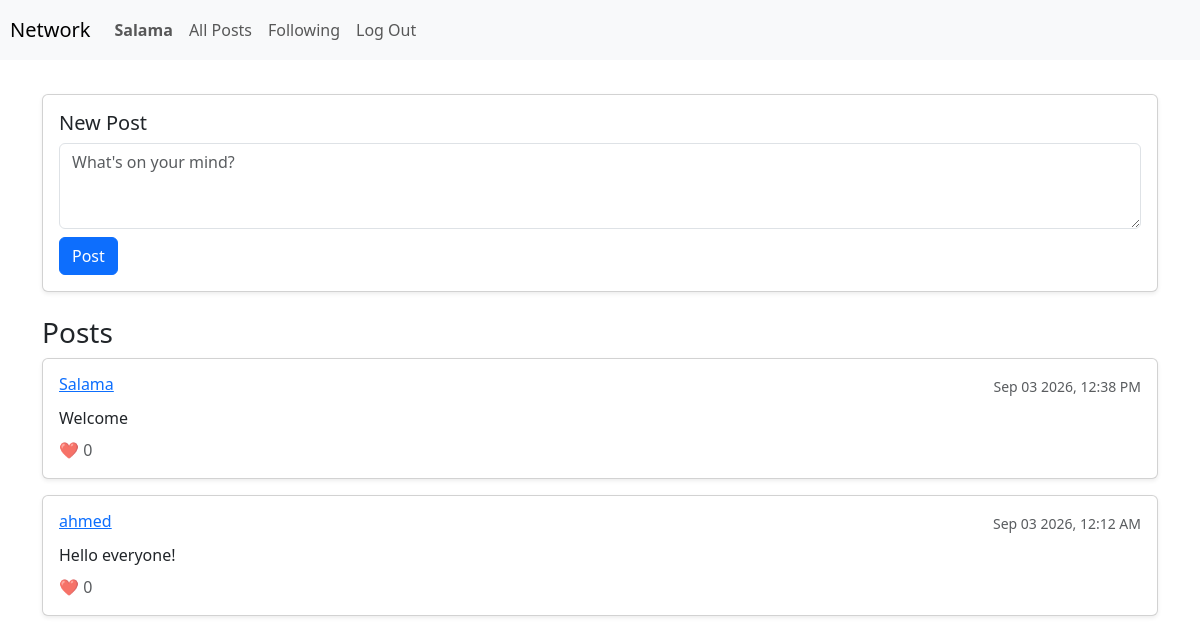
Screenshot of / (signed in) with the database file from the repository.
### network/models.py (models this page shows, shortened)
class User(AbstractUser):
    pass

class Post(models.Model):
    user = models.ForeignKey(User, on_delete=models.CASCADE, related_name="posts")
    content = models.TextField(blank=False)
    timestamp = models.DateTimeField(auto_now_add=True)
    likes = models.ManyToManyField(User, blank=True, related_name="liked_posts")

### network/views.py (the view)
# urls.py: path("", views.index, name="index"),
def index(request):
    if request.method == "POST":
        content = request.POST.get("content")
        if content and request.user.is_authenticated:
            Post.objects.create(user=request.user, content=content)
            return redirect("index")
    posts = Post.objects.all().order_by("-timestamp")
    return render(request, "network/index.html", {
        "posts": posts
    })

### network/templates/network/index.html (shortened to what this page needs)
{% extends "network/layout.html" %}
{% block body %}
    <div class="container mt-4">
        {% if user.is_authenticated %}
            <div class="card mb-4 p-3 shadow-sm">
                <h5>New Post</h5>
                <form action="{% url 'index' %}" method="POST">
                    <div class="form-group mb-2">
                        <textarea class="form-control" name="content" rows="3" placeholder="What's on your mind?" required></textarea>
                    </div>
                    <button type="submit" class="btn btn-primary">Post</button>
                </form>
            </div>
        {% endif %}
        <h3>Posts</h3>
        <div class="posts-list">
            {% for post in posts %}
                <div class="card mb-3 p-3 shadow-sm">
                    <div class="d-flex justify-content-between align-items-center">
                        <h6 class="font-weight-bold mb-1">
                            <a href="{% url 'profile' post.user.username %}">{{ post.user.username }}</a>
                        </h6>
                        <small class="text-muted">{{ post.timestamp|date:"M d Y, h:i A" }}</small>
                    </div>
                    <p class="mt-2 mb-2">{{ post.content }}</p>
                    <div class="text-muted">
                        ❤️ {{ post.likes.count }}
                    </div>
                </div>
            {% empty %}
                <p class="text-muted">No posts available yet.</p>
            {% endfor %}
        </div>
    </div>
{% endblock %}

### network/templates/network/layout.html (shortened to what this page needs)
{% load static %}
<!DOCTYPE html>
<html lang="en">
    <head>
        <link href="https://cdn.jsdelivr.net/npm/bootstrap@5.3.8/dist/css/bootstrap.min.css" rel="stylesheet">
        <link href="{% static 'network/styles.css' %}" rel="stylesheet">
    </head>
    <body>
        <nav class="navbar navbar-expand-lg navbar-light bg-light sticky-top">
            <a class="navbar-brand" href="{% url 'index' %}">Network</a>
            <div>
              <ul class="navbar-nav mr-auto">
                {% if user.is_authenticated %}
                    <li class="nav-item">
                        <a class="nav-link" href="{%url 'profile' user.username%}"><strong>{{ user.username }}</strong></a>
                    </li>
                {% endif %}
                <li class="nav-item">
                  <a class="nav-link" href="{% url 'index' %}">All Posts</a>
                </li>
                {% if user.is_authenticated %}
                    <li class="nav-item">
                        <a class="nav-link" href="#">Following</a>
                    </li>
                    <li class="nav-item">
                        <a class="nav-link" href="{% url 'logout' %}">Log Out</a>
                    </li>
                {% endif %}
              </ul>
            </div>
          </nav>
        <div class="body" id="Main-Container">
            {% block body %}
            {% endblock %}
        </div>
    </body>
</html>

### network/static/network/styles.css (style rules this page uses)
#Main-Container { padding: 10px; }
.navbar { padding:10px; }

### rows the page displays
User: username "Salama"
Post: user.username "Salama", timestamp "Sep 03 2026, 12:38 PM", content "Welcome", likes.count "0"
Post: user.username "ahmed", timestamp "Sep 03 2026, 12:12 AM", content "Hello everyone!", likes.count "0"
